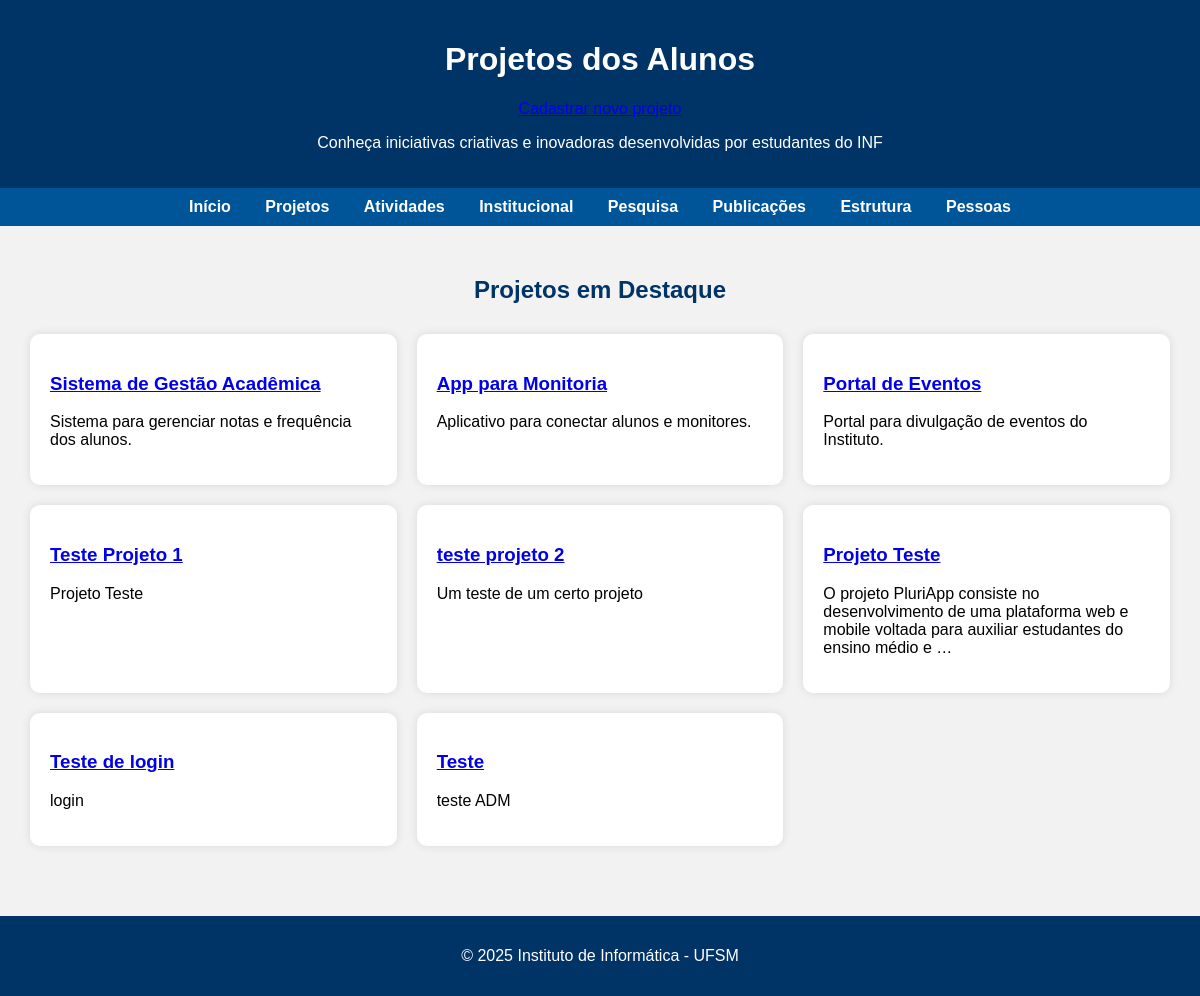
The app's page /projetos/ with its own data.
### cursos/models.py (models this page shows, shortened)
class Projeto(models.Model):
    titulo = models.CharField(max_length=200)
    descricao = models.TextField()
    data_publicacao = models.DateField()

### cursos/views.py (the view)
# urls.py: path('projetos/', views.projetos, name='projetos'),
def projetos(request):
    projetos = Projeto.objects.all()
    return render(request, 'cursos/projetos.html', {'projetos': projetos})

### cursos/templates/cursos/projetos.html (shortened to what this page needs)
{% load static %}
<!DOCTYPE html>
<html lang="pt-br">
<head>
</head>
<body>
    <header>
        <h1>Projetos dos Alunos</h1>
        <p><a href="{% url 'cadastrar_projeto' %}">Cadastrar novo projeto</a></p>
        <p>Conheça iniciativas criativas e inovadoras desenvolvidas por estudantes do INF</p>
    </header>
    <nav>
        <a href="/">Início</a>
        <a href="/projetos/">Projetos</a>
        <a href="/atividades/">Atividades</a>
        <a href="/institucional/">Institucional</a>
        <a href="/pesquisa/">Pesquisa</a>
        <a href="/publicacoes/">Publicações</a>
        <a href="/estrutura/">Estrutura</a>
        <a href="/pessoas/">Pessoas</a>
    </nav>
    <section>
        <h2>Projetos em Destaque</h2>
        <div class="project-grid">
    {% if projetos %}
{% for projeto in projetos %}
<div class="project-card">
    <h3><a href="{% url 'projeto_detalhe' projeto.id %}">{{ projeto.titulo }}</a></h3>
    <p>{{ projeto.descricao|truncatewords:20 }}</p>
</div>
{% endfor %}
    {% else %}
        <p>Nenhum projeto cadastrado.</p>
    {% endif %}
</div>
    </section>
    <footer>
        <p>© 2025 Instituto de Informática - UFSM</p>
    </footer>
</body>
</html>

### cursos/templates/cursos/projetos.html (style rules this page uses)
body { font-family: Arial, sans-serif; margin: 0; padding: 0; background-color: #f2f2f2; }
header { background-color: #003366; color: white; padding: 20px; text-align: center; }
nav { background-color: #005599; padding: 10px; text-align: center; }
nav a { color: white; margin: 0 15px; text-decoration: none; font-weight: bold; }
section { padding: 30px; }
h2 { text-align: center; color: #003366; }
.project-grid { display: grid; grid-template-columns: repeat(auto-fit, minmax(300px, 1fr)); gap: 20px; margin-top: 30px; }
.project-card { background-color: white; border-radius: 10px; box-shadow: 0 0 10px rgba(0,0,0,0.1); padding: 20px; }
.project-card h3 { color: #005599; }
footer { background-color: #003366; color: white; text-align: center; padding: 15px; margin-top: 40px; }

### records on screen
Projeto: titulo "Sistema de Gestão Acadêmica", descricao "Sistema para gerenciar notas e frequência dos alunos."
Projeto: titulo "App para Monitoria", descricao "Aplicativo para conectar alunos e monitores."
Projeto: titulo "Portal de Eventos", descricao "Portal para divulgação de eventos do Instituto."
Projeto: titulo "Teste Projeto 1", descricao "Projeto Teste"
Projeto: titulo "teste projeto 2", descricao "Um teste de um certo projeto"
Projeto: titulo "Projeto Teste", descricao "O projeto PluriApp consiste no desenvolvimento de uma plataforma web e mobile voltada para auxiliar estudantes do ensino médio e …"
Projeto: titulo "Teste de login", descricao "login"
Projeto: titulo "Teste", descricao "teste ADM"
